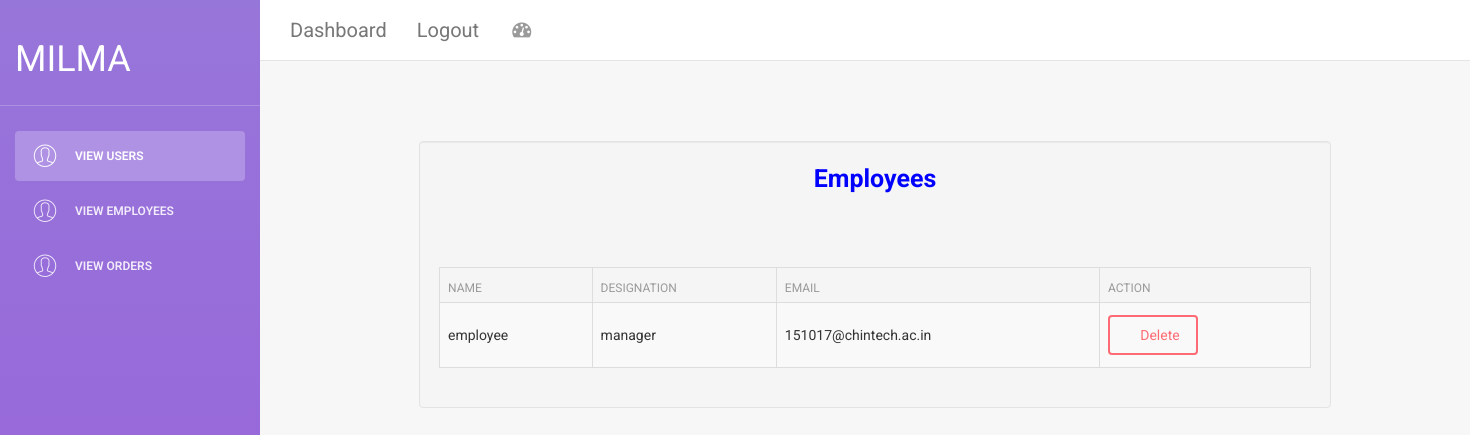
Screenshot of /d-page/employee.php with the database file from the repository.
### tables this page shows
CREATE TABLE IF NOT EXISTS `empreg` (
  `empid` int(10) NOT NULL AUTO_INCREMENT,
  `name` varchar(20) NOT NULL,
  `address` varchar(30) NOT NULL,
  `dob` date NOT NULL,
  `gender` varchar(10) NOT NULL,
  `email` varchar(30) NOT NULL,
  `mobile` varchar(15) NOT NULL,
  `designation` varchar(15) NOT NULL,
  `pwd` varchar(20) NOT NULL,
  `image` varchar(100) NOT NULL,
  `doj` date NOT NULL,
  PRIMARY KEY (`empid`)
);

### d-page/employee.php (the view, shortened to what this page needs)
    <!doctype html>
<html lang="en">
<head>
    <link href="assets/css/bootstrap.min.css" rel="stylesheet" />
    <link href="assets/css/animate.min.css" rel="stylesheet"/>
    <link href="assets/css/light-bootstrap-dashboard.css?v=1.4.0" rel="stylesheet"/>
    <link href="http://maxcdn.bootstrapcdn.com/font-awesome/4.2.0/css/font-awesome.min.css" rel="stylesheet">
    <link href="assets/css/pe-icon-7-stroke.css" rel="stylesheet" />
</head>
<body>
<div class="wrapper">
    <div class="sidebar" data-color="purple" data-image="assets/img/sidebar-5.jpg">
    	<div class="sidebar-wrapper">
            <div class="logo">
             <h2 style="font-weight:bolder;">MILMA</h2>
            </div>
            <ul class="nav">
                <li class="active">
                    <a href="adminhome.php">
                        <i class="pe-7s-user"></i>
                        <p>View Users</p>
                    </a>
                </li>
                <li>
                    <a href="employee.php">
                        <i class="pe-7s-user"></i>
                        <p>View Employees</p>
                    </a>
                </li>
                <li>
                    <a href="orders.php">
                        <i class="pe-7s-user"></i>
                        <p>View Orders</p>
                    </a>
                </li>
            </ul>
    	</div>
    </div>
    <div class="main-panel">
        <nav class="navbar navbar-default navbar-fixed">
            <div class="container-fluid">
                <div class="navbar-header">
                    <a class="navbar-brand" href="#">Dashboard</a>
					 <a class="navbar-brand" href="logout.php">Logout</a>
                </div>
                <div class="collapse navbar-collapse">
                    <ul class="nav navbar-nav navbar-left">
                        <li>
                            <a href="#" class="dropdown-toggle" data-toggle="dropdown">
                                <i class="fa fa-dashboard"></i>
                            </a>
                        </li>
                    </ul>
                </div>
            </div>
        </nav>
        <div class="content">
            <div class="container-fluid">
                         <div class="container">
	<div style="height:50px;"></div>
	<div class="well" style="margin:auto; padding:auto; width:80%;">
	<span style="font-size:25px; color:blue"><center><strong>Employees</strong></center></span>
		<div style="height:50px;"></div>
		<table class="table table-striped table-bordered table-hover">
			<thead>
				<th>name</th>
				<th>designation</th>
				<th>Email</th>
				<th>Action</th>
            </thead>
            <?php
				include('conn.php');
				$query=mysqli_query($conn,"select * from `empreg`");
				while($row=mysqli_fetch_array($query)){
					?>
                      <tbody><br />
                        <tr>
                          <td>
                             <?Php echo $row['name'];    ?>
                          </td>
                          <td>
                            <?Php echo $row['designation'];    ?>
                          </td>
                          <td>
                              <?Php echo $row['email'];    ?>
                          </td>
                          <td>
							<a href="#del<?php echo $row['empid']; ?>" data-toggle="modal" class="btn btn-danger"><span class="glyphicon glyphicon-trash"></span> Delete</a>
						</td>
					</tr>
					<?php
				}
			?>
			</tbody>
		</table>
	</div>
                        </div>
                    </div>
                    </div>
                </div>
</div>
</body>
</html>

### rows the page displays
empreg: name "employee", designation "manager", email "151017@chintech.ac.in"
